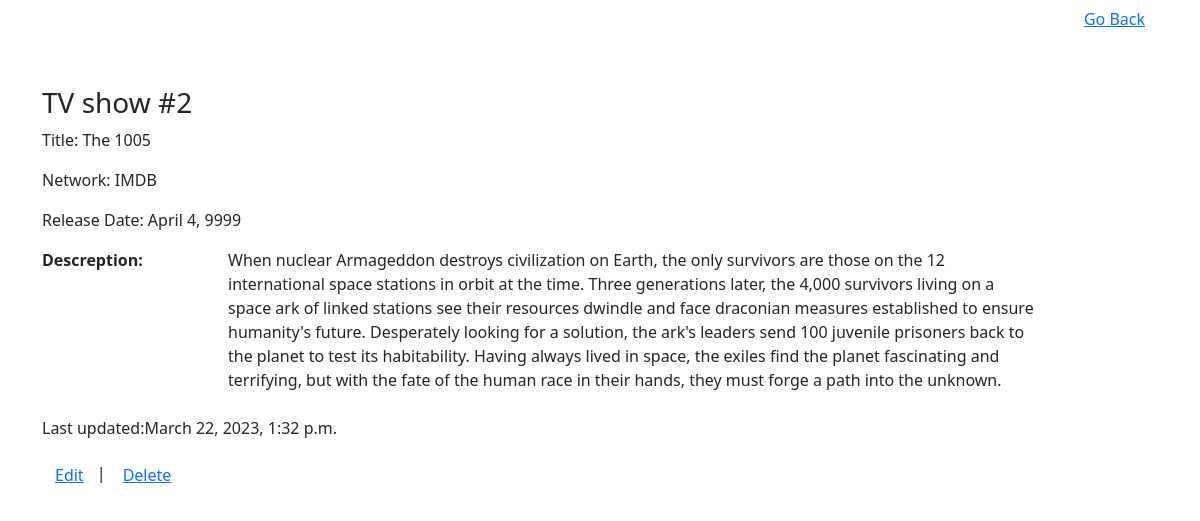
The page /shows/2 on the database as committed earlier.
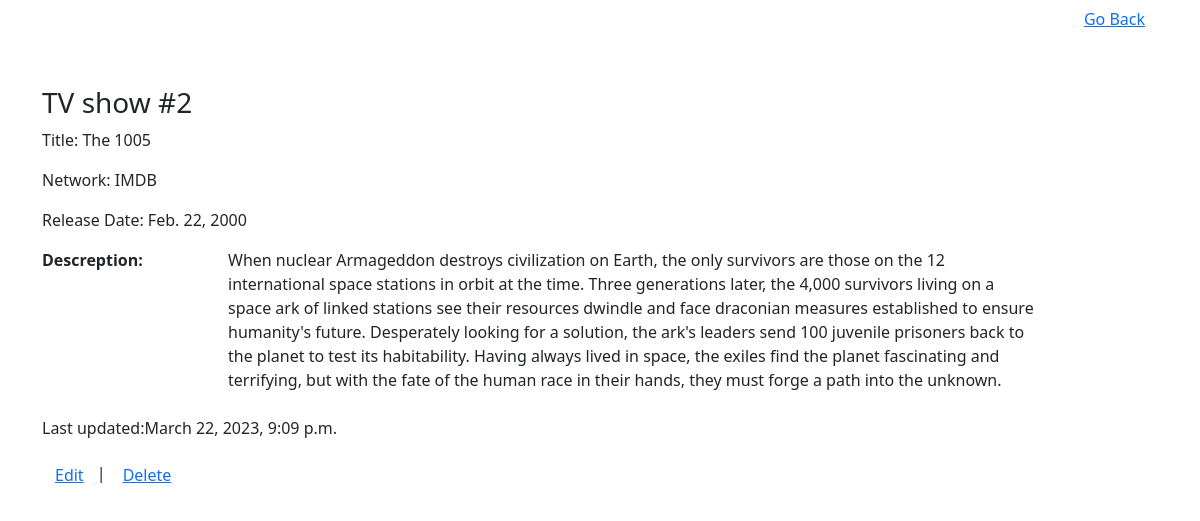
The same page on the database as committed later.
### tv_shows/models.py (models this page shows)
class Shows(models.Model):
	title = models.CharField(max_length=255,unique=True)
	network=models.CharField(max_length=255)
	release_date=models.DateField()
	desc = models.TextField()
	created_at = models.DateTimeField(auto_now_add = True)
	updated_at = models.DateTimeField(auto_now = True)
	objects =ShowsManeger()

### tv_shows/views.py (the view)
# urls.py: path('shows/<int:shownumber>', views.showSingle),
def showSingle(request,shownumber):
  context={
    'show_to_view':Shows.objects.get(id=shownumber),
  }
  return render(request,"showitem.html",context)

### tv_shows/templates/showitem.html (shortened to what this page needs)
<!DOCTYPE html>
<html lang="en">
  <head>
    <link
      href="https://cdn.jsdelivr.net/npm/bootstrap@5.3.0-alpha1/dist/css/bootstrap.min.css"
      rel="stylesheet"
    />
  </head>
  <body>
    <div class="d-grid gap-2 d-md-flex justify-content-md-end container">
      <a class="btn btn-link" href="/shows">Go Back</a>
    </div>
    <div class="container container-sm container-md mt-5">
      <div class="row">
        <hgroup>
          <h3>TV show #{{show_to_view.id}}</h3>
          <p>Title: {{show_to_view.title}}</p>
          <p>Network: {{show_to_view.network}}</p>
          <p>Release Date: {{show_to_view.release_date}}</p>
        </hgroup>
        <dl class="row">
          <dt class="col-sm-2">Descreption:</dt>
          <dd class="col-sm-9">{{show_to_view.desc}}</dd>
        </dl>
      </div>
      <div class="row">
        <div class="col-6">
          <p>Last updated:{{show_to_view.updated_at}}</p>
        </div>
      </div>
      <div class="row">
        <div class="col-6">
          <a class="btn btn-link" href="/shows/{{show_to_view.id}}/edit">Edit</a
          >|
          <a class="btn btn-link" href="/shows/{{show_to_view.id}}/destroy"
            >Delete</a
          >
        </div>
      </div>
    </div>
  </body>
</html>

Rows that differ between the two databases and show on the page:
changed Shows "The 1005": release_date "April 4, 9999" → "Feb. 22, 2000"; updated_at "March 22, 2023, 1:32 p.m." → "March 22, 2023, 9:09 p.m."
